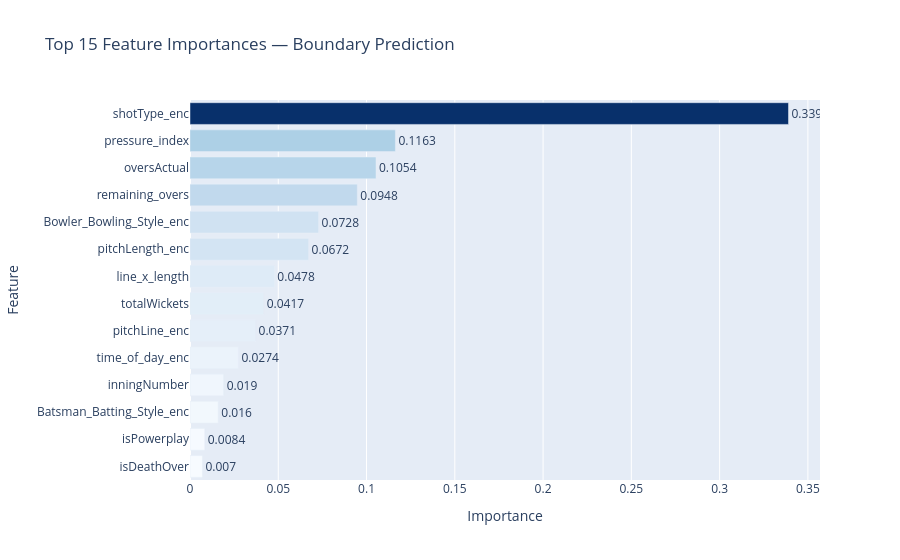

This figure's notebook cell:
### Code cell
plot_feature_importance(model_boundary, FEATURES, 'Boundary Prediction')

### Figure 1 — Plotly figure (JSON) as saved in the notebook; plotly's stock layout.template omitted (floating-point values rounded to 4 significant figures)
{"data": [{"hovertemplate": "Importance=%{marker.color}<br>Feature=%{y}<br>text=%{text}<extra></extra>", "legendgroup": "", "marker": {"color": [0.339, 0.1163, 0.1054, 0.09477, 0.07283, 0.06718, 0.04777, 0.04173, 0.03713, 0.02741, 0.01905, 0.01601, 0.008357, 0.007041], "coloraxis": "coloraxis", "pattern": {"shape": ""}}, "name": "", "orientation": "h", "showlegend": false, "text": [0.339, 0.1163, 0.1054, 0.0948, 0.0728, 0.0672, 0.0478, 0.0417, 0.0371, 0.0274, 0.019, 0.016, 0.0084, 0.007], "textposition": "outside", "type": "bar", "x": [0.339, 0.1163, 0.1054, 0.09477, 0.07283, 0.06718, 0.04777, 0.04173, 0.03713, 0.02741, 0.01905, 0.01601, 0.008357, 0.007041], "xaxis": "x", "y": ["shotType_enc", "pressure_index", "oversActual", "remaining_overs", "Bowler_Bowling_Style_enc", "pitchLength_enc", "line_x_length", "totalWickets", "pitchLine_enc", "time_of_day_enc", "inningNumber", "Batsman_Batting_Style_enc", "isPowerplay", "isDeathOver"], "yaxis": "y"}], "layout": {"barmode": "relative", "coloraxis": {"colorbar": {"title": {"text": "Importance"}}, "colorscale": [[0, "rgb(247,251,255)"], [0.125, "rgb(222,235,247)"], [0.25, "rgb(198,219,239)"], [0.375, "rgb(158,202,225)"], [0.5, "rgb(107,174,214)"], [0.625, "rgb(66,146,198)"], [0.75, "rgb(33,113,181)"], [0.875, "rgb(8,81,156)"], [1, "rgb(8,48,107)"]], "showscale": false}, "legend": {"tracegroupgap": 0}, "title": {"text": "Top 15 Feature Importances — Boundary Prediction"}, "xaxis": {"anchor": "y", "domain": [0, 1], "title": {"text": "Importance"}}, "yaxis": {"anchor": "x", "categoryorder": "total ascending", "domain": [0, 1], "title": {"text": "Feature"}}}}
